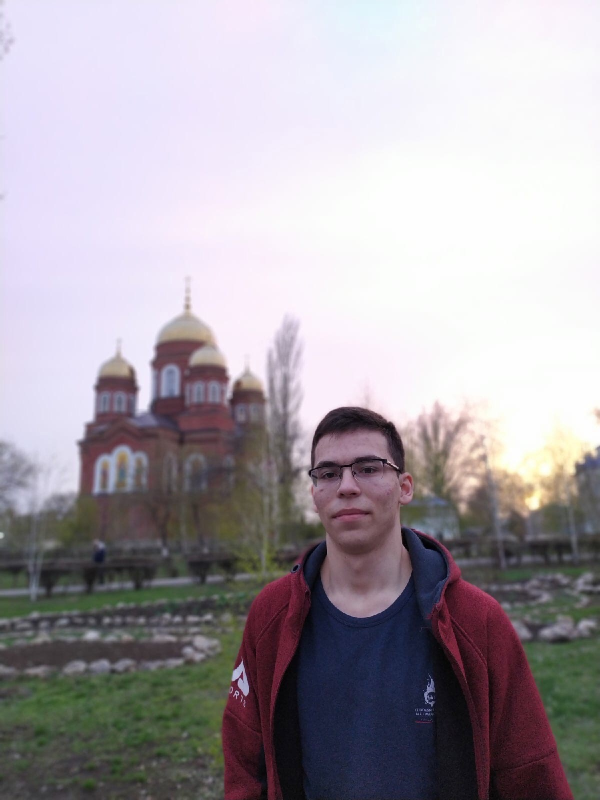
#> input picture czc.jpg, 1200 x 1600 px, found by its file name (shown at 1/2 size)
$ python _3D_wears.py
#> lines starting #> are read from the running program, lines starting #| are printed output that depends on the picture; after the words box and inside, x2 and y2 are one past the last pixel; in counts of white or black regions, pixels touching at a corner belong together
#> further down, img_cv is the input picture: shape (1600, 1200, 3); mean B, G, R 165.8, 159.4, 165.4
import cv2, os
import numpy as np
from PIL import Image, ImageDraw
from PIL import ImageOps
import matplotlib.pyplot as plt
import sys
def overlay_transparent(background, overlay, x, y):

    background_width = background.shape[1]
    background_height = background.shape[0]

    if x >= background_width or y >= background_height:
        return background

    h, w = overlay.shape[0], overlay.shape[1]

    if x + w > background_width:
        w = background_width - x
        overlay = overlay[:, :w]

    if y + h > background_height:
        h = background_height - y
        overlay = overlay[:h]

    if overlay.shape[2] < 4:
        overlay = np.concatenate(
            [
                overlay,
                np.ones((overlay.shape[0], overlay.shape[1], 1), dtype = overlay.dtype) * 255
            ],
            axis = 2,
        )

    overlay_image = overlay[..., :3]
    mask = overlay[..., 3:] / 255.0

    background[y:y+h, x:x+w] = (1.0 - mask) * background[y:y+h, x:x+w] + mask * overlay_image

    return background
def detectFaceOpenCVHaar(faceCascade, frame,mask1, inHeight=300, inWidth=0):


#> called with inHeight = 300, inWidth = 0
    frameOpenCVHaar = frame.copy()
    frameHeight = frameOpenCVHaar.shape[0]
#> frameHeight = 1600
    frameWidth = frameOpenCVHaar.shape[1]
#> frameWidth = 1200
    if not inWidth:
        inWidth = int((frameWidth / frameHeight) * inHeight)
#> inWidth = 225

    scaleHeight = frameHeight / inHeight
#> scaleHeight = 5.33
    scaleWidth = frameWidth / inWidth
#> scaleWidth = 5.33

    frameOpenCVHaarSmall = cv2.resize(frameOpenCVHaar, (inWidth, inHeight))
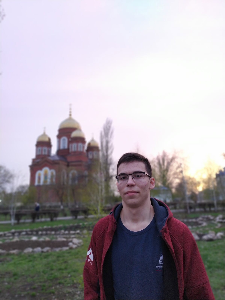
#> frameOpenCVHaarSmall: shape (300, 225, 3); mean B, G, R 165.8, 159.3, 165.4
    frameGray = cv2.cvtColor(frameOpenCVHaarSmall, cv2.COLOR_BGR2GRAY)
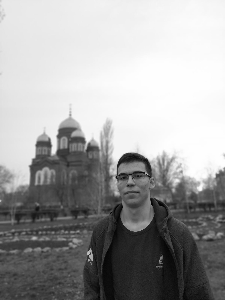
#> frameGray: shape (300, 225); min 2, max 255, mean 161.9

    faces = faceCascade.detectMultiScale(frameGray)
#> faces = [[109, 159, 44, 44]]
    bboxes = []
    for (x, y, w, h) in faces:

        x1 = x
        y1 = y
        x2 = x + w
        y2 = y + h
        cvRect = [int(x1 * scaleWidth), int(y1 * scaleHeight),
                  int(x2 * scaleWidth), int(y2 * scaleHeight)]
        bboxes.append(cvRect)
        cv2.rectangle(frameOpenCVHaar, (cvRect[0], cvRect[1]), (cvRect[2], cvRect[3]), (0, 255, 0),
                      int(round(frameHeight / 150)), 4)


        #разобраться с размерами
       # mask1 = cv2.resize(mask1, (1000, 1000))


        frameOpenCVHaar = overlay_transparent(frameOpenCVHaar, mask1, x, y)
#> this loop made 1 pass
#> (x, y, x1, y1, x2, y2) on pass 1: (109, 159, 109, 159, 153, 203)
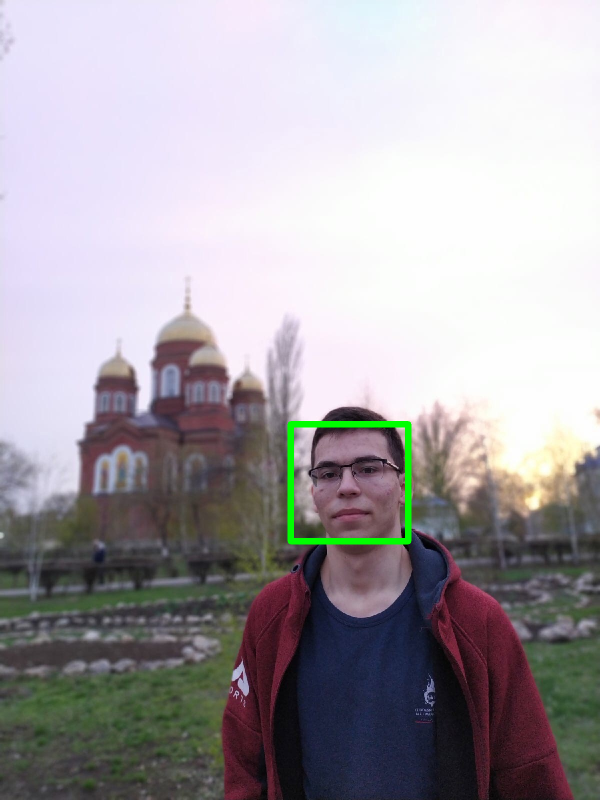
#> frameOpenCVHaar: shape (1600, 1200, 3) (shown at 1/2 size); 0.63% of pixels changed, all inside (x1, y1, x2, y2) = (575, 842, 823, 1089)
#> after the loop, bboxes = [[581, 848, 816, 1082]]


    return frameOpenCVHaar, bboxes,faces

if __name__ == "__main__" :
    image = './photo/czc.jpg'
    image2 = './photo/CCM-LOGO-SNAPBACK-MA-_1_.png'

    img_cv = cv2.imread(image)
    mask = cv2.imread(image2, cv2.IMREAD_UNCHANGED)

    #img_cv = cv2.resize(img_cv, (800, 1000))


    faceCascade = cv2.CascadeClassifier("haarcascade_frontalface_default.xml")

#> (the run stopped early here; a loop or call above may not have finished)
